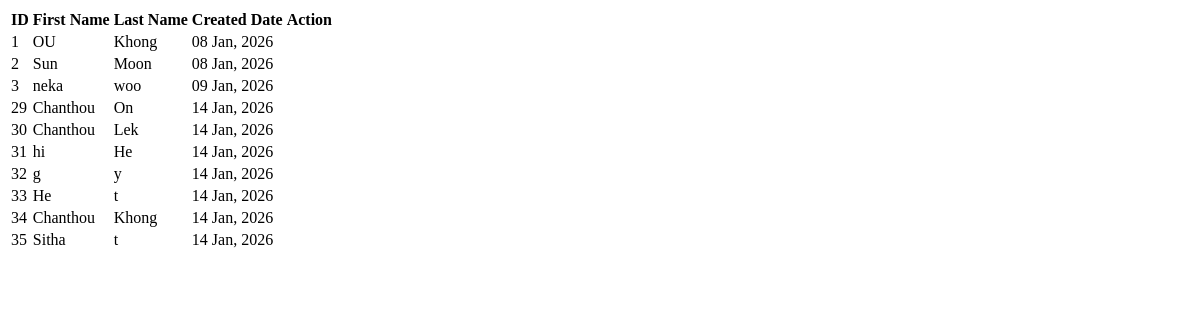
/search/, run on an earlier commit of the app's database.
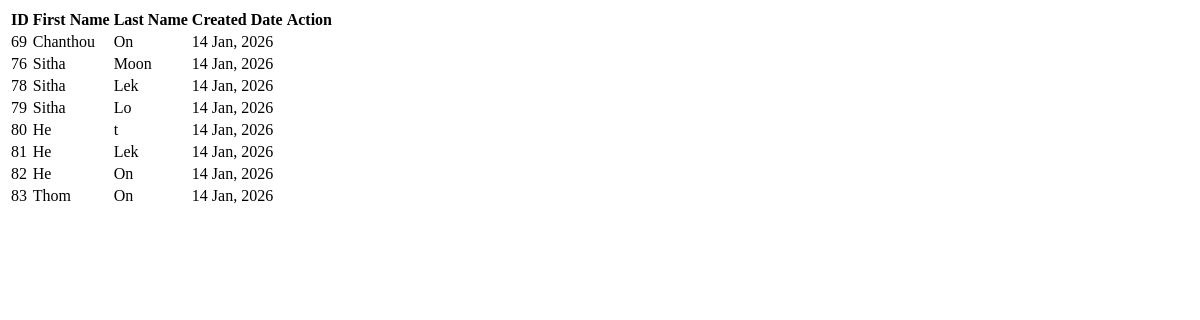
And on a later commit of the database.
### apps/teacher/models.py (models this page shows, shortened)
class Teacher(models.Model):
    fname=models.CharField(max_length=200)
    lname=models.CharField(max_length=200)
    created_at=models.DateTimeField(auto_now_add=True)

### apps/teacher/views.py (the view)
# urls.py: path('search/',view=views.search,name="search"),
def search(request):
    query=request.GET.get('search','')
    teach=Teacher.objects.filter(
        Q(lname__icontains=query)|Q(fname__icontains=query)
    )
    return render(request,'partials/detail-list_teacher.html',{'teachers':teach})

### apps/teacher/templates/partials/detail-list_teacher.html (shortened to what this page needs)
<div class="col-sm-8">
  <div id="tblteacher">
    <table class="table table-bordered shadow" >
      <thead>
        <tr>
          <th>ID</th>
          <th>First Name</th>
          <th>Last Name</th>
          <th>Created Date</th>
          <th>Action</th>
        </tr>
      </thead>
      <tbody id="teacher_tbl">
        {%for teacher in teachers%}
        {%include 'partials/data_row-teacher.html'%}
        {%endfor%}
      </tbody>
    </table>
  </div>
</div>

### apps/teacher/templates/partials/data_row-teacher.html (shortened to what this page needs)
 <tr>
          <td>{{teacher.id}}</td>
          <td>{{teacher.fname}}</td>
          <td>{{teacher.lname}}</td>
          <td>{{teacher.created_at|date:"d M, Y"}}</td>
          <td>
          </td>
        </tr>

What changed in the data, as far as the page shows it:
removed Teacher: id "1", fname "OU", lname "Khong", created_at "08 Jan, 2026"
removed Teacher: id "2", fname "Sun", lname "Moon", created_at "08 Jan, 2026"
removed Teacher: id "3", fname "neka", lname "woo", created_at "09 Jan, 2026"
removed Teacher: id "29", fname "Chanthou", lname "On", created_at "14 Jan, 2026"
removed Teacher: id "30", fname "Chanthou", lname "Lek", created_at "14 Jan, 2026"
removed Teacher: id "31", fname "hi", lname "He", created_at "14 Jan, 2026"
removed Teacher: id "32", fname "g", lname "y", created_at "14 Jan, 2026"
removed Teacher: id "33", fname "He", lname "t", created_at "14 Jan, 2026"
removed Teacher: id "34", fname "Chanthou", lname "Khong", created_at "14 Jan, 2026"
removed Teacher: id "35", fname "Sitha", lname "t", created_at "14 Jan, 2026"
added Teacher: id "69", fname "Chanthou", lname "On", created_at "14 Jan, 2026"
added Teacher: id "76", fname "Sitha", lname "Moon", created_at "14 Jan, 2026"
added Teacher: id "78", fname "Sitha", lname "Lek", created_at "14 Jan, 2026"
added Teacher: id "79", fname "Sitha", lname "Lo", created_at "14 Jan, 2026"
added Teacher: id "80", fname "He", lname "t", created_at "14 Jan, 2026"
added Teacher: id "81", fname "He", lname "Lek", created_at "14 Jan, 2026"
added Teacher: id "82", fname "He", lname "On", created_at "14 Jan, 2026"
added Teacher: id "83", fname "Thom", lname "On", created_at "14 Jan, 2026"
